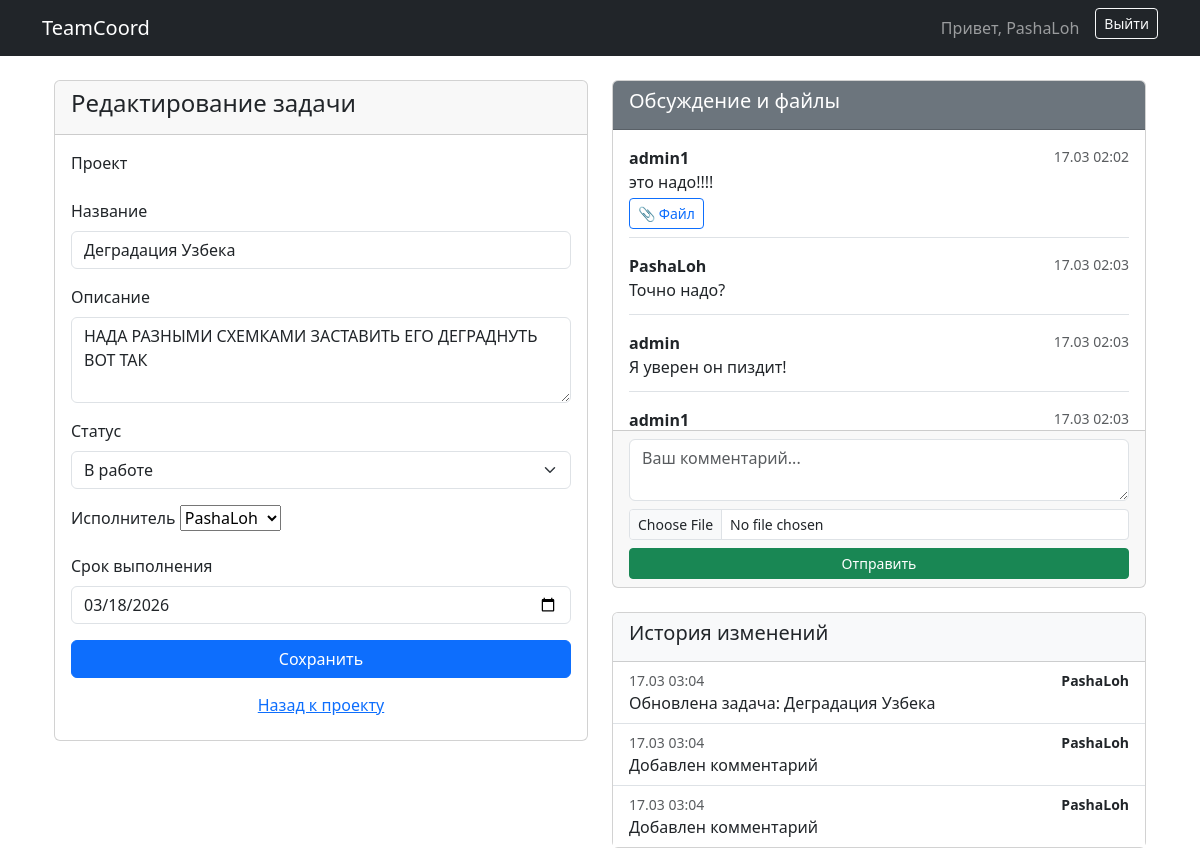
Screenshot of /task/2/update/ (signed in) with the database file from the repository.
### core/models.py (models this page shows, shortened)
class Task(models.Model):
    STATUS_CHOICES = [
        ('new', 'Новая'),
        ('in_progress', 'В работе'),
        ('review', 'На проверке'),
        ('done', 'Выполнено'),
    ]
    project = models.ForeignKey(Project, on_delete=models.CASCADE, related_name='tasks')
    title = models.CharField("Название задачи", max_length=200)
    description = models.TextField("Описание", blank=True)
    status = models.CharField("Статус", max_length=20, choices=STATUS_CHOICES, default='new')
    assigned_to = models.ForeignKey(User, on_delete=models.SET_NULL, null=True, blank=True, related_name='tasks')
    deadline = models.DateField("Срок выполнения", null=True, blank=True)
    created_at = models.DateTimeField("Дата создания", auto_now_add=True)
    class Meta:
        verbose_name = "Задача"
        verbose_name_plural = "Задачи"

class Comment(models.Model):
    task = models.ForeignKey(Task, on_delete=models.CASCADE, related_name='comments')
    author = models.ForeignKey(User, on_delete=models.CASCADE)
    text = models.TextField("Комментарий", blank=True)
    file = models.FileField("Файл", upload_to='task_files/', blank=True, null=True)
    created_at = models.DateTimeField("Дата создания", auto_now_add=True)
    class Meta:
        verbose_name = "Комментарий"
        verbose_name_plural = "Комментарии"

class ActionLog(models.Model):
    ACTION_TYPES = [
        ('project_create', 'Проект создан'),
        ('project_update', 'Проект обновлен'),
        ('project_close', 'Проект закрыт'),
        ('task_create', 'Задача создана'),
        ('task_update', 'Задача обновлена'),
        ('task_status', 'Статус задачи изменен'),
        ('comment_add', 'Комментарий добавлен'),
        ('member_add', 'Участник добавлен'),
    ]
    project = models.ForeignKey(Project, on_delete=models.CASCADE, null=True, blank=True, related_name='logs')
    task = models.ForeignKey(Task, on_delete=models.CASCADE, null=True, blank=True, related_name='logs')
    user = models.ForeignKey(User, on_delete=models.SET_NULL, null=True)
    action_type = models.CharField("Тип действия", max_length=50, choices=ACTION_TYPES)
    description = models.TextField("Описание")
    created_at = models.DateTimeField("Время", auto_now_add=True)
    class Meta:
        ordering = ['-created_at']
        verbose_name = "Запись истории"
        verbose_name_plural = "История изменений"

### core/views.py (the view, shortened to what this page needs)
# urls.py: path('task/<int:pk>/update/', views.TaskUpdateView.as_view(), name='task-update'),
class TaskUpdateView(LoginRequiredMixin, UserPassesTestMixin, UpdateView):
    model = Task
    fields = ['title', 'description', 'status', 'assigned_to', 'deadline']
    template_name = 'core/task_form.html'
    success_url = reverse_lazy('task-list')
    def test_func(self):
        task = self.get_object()
        is_member = task.project.members.filter(id=self.request.user.id).exists()
        if task.project.is_closed:
            return False
        return (task.project.owner == self.request.user or
                task.assigned_to == self.request.user or
                is_member)
    def get_context_data(self, **kwargs):
        context = super().get_context_data(**kwargs)
        context['comments'] = Comment.objects.filter(task=self.object).order_by('created_at')
        context['project'] = self.object.project
        context['task_history'] = ActionLog.objects.filter(task=self.object).select_related('user')[:10]
        return context

### core/models.py (called while the page is built)
    @property
    def is_closed(self):
        return self.status == 'completed'

### core/templates/core/task_form.html (shortened to what this page needs)
{% extends 'core/base.html' %}
{% block content %}
<div class="container mt-4">
    <div class="row">
        <div class="col-md-6">
            <div class="card">
                <div class="card-header">
                    <h4>{% if form.instance.pk %}Редактирование задачи{% else %}Новая задача{% endif %}</h4>
                </div>
                <div class="card-body">
                    <form method="post">
                        <div class="mb-3">
                            <label class="form-label">Проект</label>
                        </div>
                        <div class="mb-3">
                            <label class="form-label">Название</label>
                            <input type="text" class="form-control" name="title" value="{{ form.title.value|default:'' }}" required>
                        </div>
                        <div class="mb-3">
                            <label class="form-label">Описание</label>
                            <textarea class="form-control" name="description" rows="3">{{ form.description.value|default:'' }}</textarea>
                        </div>
                        <div class="mb-3">
                            <label class="form-label">Статус</label>
                            <select name="status" class="form-select">
                                {% for choice_value, choice_label in form.fields.status.choices %}
                                    <option value="{{ choice_value }}" {% if form.status.value == choice_value %}selected{% endif %}>
                                        {{ choice_label }}
                                    </option>
                                {% endfor %}
                            </select>
                        </div>
                        <div class="mb-3">
                            <label class="form-label">Исполнитель</label>
                            {{ form.assigned_to }}
                        </div>
                        <div class="mb-3">
                            <label class="form-label">Срок выполнения</label>
                            <input type="date" class="form-control" name="deadline" value="{{ form.deadline.value|date:'Y-m-d'|default:'' }}">
                        </div>
                        <button type="submit" class="btn btn-primary w-100">Сохранить</button>
                        <div class="text-center mt-2">
                            {% if project %}
                                <a href="{% url 'project-detail' project.pk %}" class="btn btn-link">Назад к проекту</a>
                            {% else %}
                                <a href="{% url 'task-list' %}" class="btn btn-link">Назад к списку</a>
                            {% endif %}
                        </div>
                    </form>
                </div>
            </div>
        </div>
        <div class="col-md-6">
            <div class="card mb-4">
                <div class="card-header bg-secondary text-white">
                    <h5>Обсуждение и файлы</h5>
                </div>
                <div class="card-body" style="max-height: 300px; overflow-y: auto;">
                    {% if form.instance.pk %}
                        {% for comment in comments %}
                        <div class="mb-3 border-bottom pb-2">
                            <div class="d-flex justify-content-between">
                                <strong>{{ comment.author.username }}</strong>
                                <small class="text-muted">{{ comment.created_at|date:"d.m H:i" }}</small>
                            </div>
                            <p class="mb-1">{{ comment.text|linebreaksbr }}</p>
                            {% if comment.file %}
                                <a href="{{ comment.file.url }}" target="_blank" class="btn btn-sm btn-outline-primary">📎 Файл</a>
                            {% endif %}
                        </div>
                        {% empty %}
                        <p class="text-center text-muted">Пока нет комментариев.</p>
                        {% endfor %}
                    {% else %}
                        <p class="text-center text-muted">Комментарии можно добавить после сохранения задачи.</p>
                    {% endif %}
                </div>
                {% if form.instance.pk %}
                <div class="card-footer">
                    <form action="{% url 'add-comment' object.pk %}" method="post" enctype="multipart/form-data">
                        <textarea name="text" class="form-control mb-2" rows="2" placeholder="Ваш комментарий..."></textarea>
                        <input type="file" name="file" class="form-control form-control-sm mb-2">
                        <button type="submit" class="btn btn-success btn-sm w-100">Отправить</button>
                    </form>
                </div>
                {% endif %}
            </div>
            {% if form.instance.pk %}
            <div class="card">
                <div class="card-header bg-light">
                    <h5>История изменений</h5>
                </div>
                <div class="card-body p-0">
                    <ul class="list-group list-group-flush">
                        {% for log in task_history %}
                        <li class="list-group-item py-2">
                            <div class="d-flex justify-content-between">
                                <small class="text-muted">{{ log.created_at|date:"d.m H:i" }}</small>
                                <small class="fw-bold">{{ log.user.username|default:"Система" }}</small>
                            </div>
                            <span>{{ log.description }}</span>
                        </li>
                        {% empty %}
                        <li class="list-group-item text-center text-muted py-3">История пуста</li>
                        {% endfor %}
                    </ul>
                </div>
            </div>
            {% endif %}
        </div>
    </div>
</div>
{% endblock %}

### core/templates/core/base.html (shortened to what this page needs)
<!DOCTYPE html>
<html lang="ru">
<head>
    <link href="https://cdn.jsdelivr.net/npm/bootstrap@5.3.0/dist/css/bootstrap.min.css" rel="stylesheet">
</head>
<body>
    <nav class="navbar navbar-expand-lg navbar-dark bg-dark mb-4">
        <div class="container">
            <a class="navbar-brand" href="{% url 'project-list' %}">TeamCoord</a>
            <div class="navbar-nav ms-auto">
                {% if user.is_authenticated %}
                    <span class="navbar-text me-3">Привет, {{ user.username }}</span>
                    <form action="{% url 'logout' %}" method="post" class="d-inline">
                        <button type="submit" class="btn btn-outline-light btn-sm">Выйти</button>
                    </form>
                {% else %}
                    <a href="{% url 'login' %}" class="btn btn-outline-light btn-sm">Войти</a>
                {% endif %}
            </div>
        </div>
    </nav>
    <div class="container">
        {% block content %}{% endblock %}
    </div>
</body>
</html>

### rows the page displays
Task: title "Деградация Узбека", description "НАДА РАЗНЫМИ СХЕМКАМИ ЗАСТАВИТЬ ЕГО ДЕГРАДНУТЬ ВОТ ТАК", status "В работе", assigned_to "PashaLoh", deadline "03/18/2026"
Comment: author.username "admin1", created_at "17.03 02:02", text "это надо!!!!"
Comment: author.username "PashaLoh", created_at "17.03 02:03", text "Точно надо?"
Comment: author.username "admin", created_at "17.03 02:03", text "Я уверен он пиздит!"
Comment: author.username "admin1", created_at "17.03 02:03"
ActionLog: created_at "17.03 03:04", user.username "PashaLoh", description "Обновлена задача: Деградация Узбека"
ActionLog: created_at "17.03 03:04", user.username "PashaLoh", description "Добавлен комментарий"
ActionLog: created_at "17.03 03:04", user.username "PashaLoh", description "Добавлен комментарий"

### other values shown
{{ user.username }} "PashaLoh"
